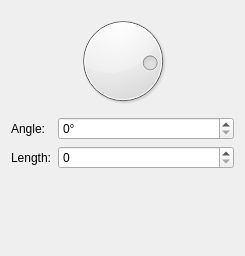
<?xml version="1.0" encoding="utf-8"?>
<ui version="4.0">
 <author>
    SPDX-FileCopyrightText: none
    SPDX-License-Identifier: GPL-3.0-or-later
  </author>
 <class>WdgMotionBlur</class>
 <widget class="QWidget" name="WdgMotionBlur">
  <property name="geometry">
   <rect>
    <x>0</x>
    <y>0</y>
    <width>245</width>
    <height>256</height>
   </rect>
  </property>
  <layout class="QVBoxLayout" name="verticalLayout">
   <item>
    <layout class="QHBoxLayout" name="horizontalLayout">
     <item>
      <spacer name="horizontalSpacer">
       <property name="orientation">
        <enum>Qt::Horizontal</enum>
       </property>
       <property name="sizeHint" stdset="0">
        <size>
         <width>40</width>
         <height>20</height>
        </size>
       </property>
      </spacer>
     </item>
     <item>
      <widget class="QDial" name="blurAngleDial">
       <property name="minimumSize">
        <size>
         <width>100</width>
         <height>100</height>
        </size>
       </property>
       <property name="maximumSize">
        <size>
         <width>100</width>
         <height>100</height>
        </size>
       </property>
       <property name="maximum">
        <number>360</number>
       </property>
       <property name="value">
        <number>274</number>
       </property>
       <property name="sliderPosition">
        <number>274</number>
       </property>
       <property name="invertedAppearance">
        <bool>false</bool>
       </property>
       <property name="wrapping">
        <bool>true</bool>
       </property>
       <property name="notchesVisible">
        <bool>false</bool>
       </property>
      </widget>
     </item>
     <item>
      <spacer name="horizontalSpacer_2">
       <property name="orientation">
        <enum>Qt::Horizontal</enum>
       </property>
       <property name="sizeHint" stdset="0">
        <size>
         <width>40</width>
         <height>20</height>
        </size>
       </property>
      </spacer>
     </item>
    </layout>
   </item>
   <item>
    <layout class="QFormLayout" name="formLayout">
     <item column="0" row="0">
      <widget class="QLabel" name="label">
       <property name="text">
        <string>Angle:</string>
       </property>
      </widget>
     </item>
     <item column="1" row="0">
      <widget class="KisIntParseSpinBox" name="blurAngleSlider">
       <property name="sizePolicy">
        <sizepolicy hsizetype="Expanding" vsizetype="Fixed">
         <horstretch>0</horstretch>
         <verstretch>0</verstretch>
        </sizepolicy>
       </property>
       <property name="focusPolicy">
        <enum>Qt::StrongFocus</enum>
       </property>
       <property name="suffix">
        <string>°</string>
       </property>
       <property name="minimum">
        <number>0</number>
       </property>
       <property name="maximum">
        <number>360</number>
       </property>
      </widget>
     </item>
     <item column="0" row="1">
      <widget class="QLabel" name="label_2">
       <property name="text">
        <string>Length:</string>
       </property>
      </widget>
     </item>
     <item column="1" row="1">
      <widget class="KisIntParseSpinBox" name="blurLength">
       <property name="sizePolicy">
        <sizepolicy hsizetype="Expanding" vsizetype="Fixed">
         <horstretch>0</horstretch>
         <verstretch>0</verstretch>
        </sizepolicy>
       </property>
       <property name="minimum">
        <number>0</number>
       </property>
       <property name="maximum">
        <number>256</number>
       </property>
      </widget>
     </item>
    </layout>
   </item>
   <item>
    <spacer>
     <property name="orientation">
      <enum>Qt::Vertical</enum>
     </property>
     <property name="sizeType">
      <enum>QSizePolicy::Expanding</enum>
     </property>
     <property name="sizeHint" stdset="0">
      <size>
       <width>20</width>
       <height>18</height>
      </size>
     </property>
    </spacer>
   </item>
  </layout>
 </widget>
 <customwidgets>
  <customwidget>
   <class>KisIntParseSpinBox</class>
   <extends>QSpinBox</extends>
   <header>kis_int_parse_spin_box.h</header>
  </customwidget>
 </customwidgets>
 <tabstops>
  <tabstop>blurAngleDial</tabstop>
  <tabstop>blurAngleSlider</tabstop>
  <tabstop>blurLength</tabstop>
 </tabstops>
 <resources/>
 <connections/>
</ui>
